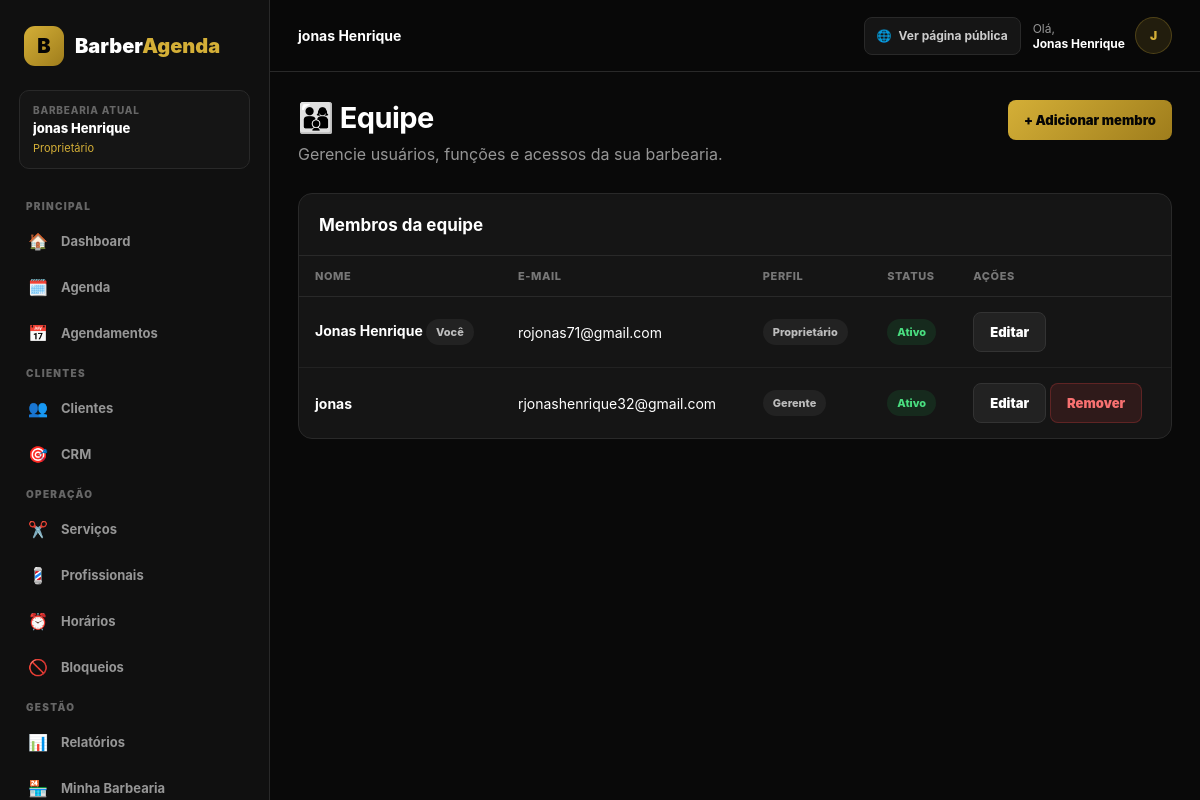
Screenshot of /dashboard/equipe/ (signed in) with the database file from the repository.
### apps/barbershops/models.py (models this page shows, shortened)
class Barbershop(models.Model):
    name = models.CharField(
        max_length=150,
    )
    slug = models.SlugField(
        unique=True,
    )
    phone = models.CharField(
        max_length=20,
        blank=True,
    )
    whatsapp = models.CharField(
        max_length=20,
        blank=True,
    )
    address = models.CharField(
        max_length=255,
        blank=True,
    )
    city = models.CharField(
        max_length=100,
        blank=True,
    )
    state = models.CharField(
        max_length=2,
        blank=True,
    )
    logo = models.ImageField(
        upload_to="barbershops/",
        blank=True,
        null=True,
    )
    active = models.BooleanField(
        default=True,
    )
    created_at = models.DateTimeField(
        auto_now_add=True,
    )
    updated_at = models.DateTimeField(
        auto_now=True,
    )

### apps/accounts/models.py (models this page shows, shortened)
class Membership(models.Model):
    ROLE_DEV = "dev"
    ROLE_OWNER = "owner"
    ROLE_MANAGER = "manager"
    ROLE_RECEPTIONIST = "receptionist"
    ROLE_PROFESSIONAL = "professional"
    ROLE_CHOICES = [
        (ROLE_DEV, "Dev"),
        (ROLE_OWNER, "Proprietário"),
        (ROLE_MANAGER, "Gerente"),
        (ROLE_RECEPTIONIST, "Recepcionista"),
        (ROLE_PROFESSIONAL, "Profissional"),
    ]
    user = models.ForeignKey(
        settings.AUTH_USER_MODEL,
        on_delete=models.CASCADE,
        related_name="memberships",
    )
    barbershop = models.ForeignKey(
        Barbershop,
        on_delete=models.CASCADE,
        related_name="memberships",
    )
    role = models.CharField(
        max_length=30,
        choices=ROLE_CHOICES,
    )
    active = models.BooleanField(
        default=True,
    )
    created_at = models.DateTimeField(
        auto_now_add=True,
    )
    updated_at = models.DateTimeField(
        auto_now=True,
    )
    class Meta:
        constraints = [
            models.UniqueConstraint(
                fields=[
                    "user",
                    "barbershop",
                ],
                name="unique_membership",
            )
        ]
    @property
    def is_dev(self):
        return self.role == self.ROLE_DEV
    @property
    def can_manage_barbershop(self):
        return self.role in {
            "dev",
            "owner",
            "manager",
        }
    @property
    def can_manage_subscription(self):
        return self.role in {
            "dev",
            "owner",
        }

### apps/dashboard/views.py (the view)
@login_required
@barbershop_required
@permission_required(
    "can_manage_barbershop"
)
def team(request):
    memberships = (
        Membership.objects
        .filter(
            barbershop=request.barbershop
        )
        .select_related("user")
        .order_by(
            "user__first_name",
            "user__username",
        )
    )
    return render(
        request,
        "dashboard/team.html",
        {
            "memberships": memberships,
        },
    )

### apps/dashboard/templates/dashboard/team.html (shortened to what this page needs)
{% extends "dashboard/base_dashboard.html" %}
{% block content %}
<div class="page-header">
    <div>
        <h1>👨‍👩‍👦 Equipe</h1>
        <p>
            Gerencie usuários, funções e acessos
            da sua barbearia.
        </p>
    </div>
    <a href="{% url 'dashboard:team_create' %}" class="btn">
        + Adicionar membro
    </a>
</div>
<div class="panel">
    <div class="panel-header">
        <h2>Membros da equipe</h2>
    </div>
    {% if memberships %}
    <div class="table-wrapper">
        <table>
            <thead>
                <tr>
                    <th>Nome</th>
                    <th>E-mail</th>
                    <th>Perfil</th>
                    <th>Status</th>
                    <th>Ações</th>
                </tr>
            </thead>
            <tbody>
            {% for membership in memberships %}
                <tr>
                    <td>
                        <strong>
                            {% if membership.user.first_name %}
                                {{ membership.user.first_name }}
                            {% else %}
                                {{ membership.user.username }}
                            {% endif %}
                        </strong>
                        {% if membership.user == request.user %}
                            <span class="badge">
                                Você
                            </span>
                        {% endif %}
                    </td>
                    <td>
                        {{ membership.user.email|default:"—" }}
                    </td>
                    <td>
                        <span class="badge">
                            {{ membership.get_role_display }}
                        </span>
                    </td>
                    <td>
                        {% if membership.active %}
                            <span class="badge status-completed">
                                Ativo
                            </span>
                        {% else %}
                            <span class="badge status-cancelled">
                                Inativo
                            </span>
                        {% endif %}
                    </td>
                    <td>
                        <a
                            href="{% url 'dashboard:team_update' membership.pk %}"
                            class="btn btn-secondary"
                        >
                            Editar
                        </a>
                        {% if membership.user != request.user %}
                            <a
                                href="{% url 'dashboard:team_delete' membership.pk %}"
                                class="btn btn-danger"
                            >
                                Remover
                            </a>
                        {% endif %}
                    </td>
                </tr>
            {% endfor %}
            </tbody>
        </table>
    </div>
    {% else %}
        <div class="empty">
            Nenhum membro encontrado.
        </div>
    {% endif %}
</div>
{% endblock %}

### apps/dashboard/templates/dashboard/base_dashboard.html (shortened to what this page needs)
<!DOCTYPE html>
<html lang="pt-BR">
<head>
</head>
<body>
<div class="dashboard-layout">
    <aside
        class="sidebar"
        id="sidebar"
    >
        <a
            href="{% url 'dashboard:home' %}"
            class="logo"
        >
            <div class="logo-icon">
                B
            </div>
            <div>
                Barber<span>Agenda</span>
            </div>
        </a>
        {% if request.barbershop %}
            <div class="sidebar-business">
                <div class="sidebar-business-label">
                    Barbearia atual
                </div>
                <div class="sidebar-business-name">
                    {{ request.barbershop.name }}
                </div>
                {% if request.membership %}
                    <div class="sidebar-role">
                        {% if request.user.is_superuser %}
                            💻 Dev
                        {% else %}
                            {{ request.membership.get_role_display }}
                        {% endif %}
                    </div>
                {% endif %}
            </div>
        {% endif %}
        <div class="sidebar-title">
            Principal
        </div>
        <nav class="menu">
            <a
                href="{% url 'dashboard:home' %}"
                class="menu-link
                "
            >
                <span class="menu-icon">🏠</span>
                Dashboard
            </a>
            <a
                href="{% url 'dashboard:agenda' %}"
                class="menu-link
                "
            >
                <span class="menu-icon">🗓️</span>
                Agenda
            </a>
            <a
                href="{% url 'dashboard:bookings' %}"
                class="menu-link
                "
            >
                <span class="menu-icon">📅</span>
                Agendamentos
            </a>
        </nav>
        <div class="sidebar-title">
            Clientes
        </div>
        <nav class="menu">
            <a
                href="{% url 'dashboard:customers' %}"
                class="menu-link
                "
            >
                <span class="menu-icon">👥</span>
                Clientes
            </a>
            <a
                href="{% url 'dashboard:crm' %}"
                class="menu-link
                "
            >
                <span class="menu-icon">🎯</span>
                CRM
            </a>
        </nav>
        <div class="sidebar-title">
            Operação
        </div>
        <nav class="menu">
            <a
                href="{% url 'dashboard:services' %}"
                class="menu-link
                "
            >
                <span class="menu-icon">✂️</span>
                Serviços
            </a>
            <a
                href="{% url 'dashboard:professionals' %}"
                class="menu-link
                "
            >
                <span class="menu-icon">💈</span>
                Profissionais
            </a>
            <a
                href="{% url 'dashboard:schedules' %}"
                class="menu-link
                "
            >
                <span class="menu-icon">⏰</span>
                Horários
            </a>
            <a
                href="{% url 'dashboard:blocks' %}"
                class="menu-link
                "
            >
                <span class="menu-icon">🚫</span>
                Bloqueios
            </a>
        </nav>
        <div class="sidebar-title">
            Gestão
        </div>
        <nav class="menu">
            <a
                href="{% url 'dashboard:reports' %}"
                class="menu-link
                "
            >
                <span class="menu-icon">📊</span>
                Relatórios
            </a>
            {% if request.user.is_superuser or request.membership.can_manage_barbershop %}
                <a
                    href="{% url 'dashboard:barbershop_settings' %}"
                    class="menu-link
                    "
                >
                    <span class="menu-icon">🏪</span>
                    Minha Barbearia
                </a>
            {% endif %}
        </nav>
    </aside>
    <main class="main">
        <header class="topbar">
            <div class="topbar-left">
                <div class="topbar-title">
                    {% if request.barbershop %}
                        {{ request.barbershop.name }}
                    {% else %}
                        Painel da Barbearia
                    {% endif %}
                </div>
            </div>
            <div class="topbar-actions">
                {% if request.barbershop %}
                    <a
                        href="/b/{{ request.barbershop.slug }}/"
                        target="_blank"
                        class="public-page-button"
                    >
                        🌐
                        <span>
                            Ver página pública
                        </span>
                    </a>
                {% endif %}
                <div class="topbar-user">
                    <div class="topbar-user-text">
                        Olá,
                        <strong>
                            {% if request.user.first_name %}
                                {{ request.user.first_name }}
                            {% else %}
                                {{ request.user.username }}
                            {% endif %}
                        </strong>
                    </div>
                    <div class="user-avatar">
                        {% if request.user.first_name %}
                            {{ request.user.first_name|first|upper }}
                        {% else %}
                            {{ request.user.username|first|upper }}
                        {% endif %}
                    </div>
                </div>
            </div>
        </header>
        <div class="content">
            {% block content %}
            {% endblock %}
        </div>
    </main>
</div>
</body>
</html>

### rows the page displays
Barbershop: barbershop.name "jonas Henrique"
Membership: membership.role "Proprietário", user.first_name "Jonas Henrique", shows "Você", user.email "rojonas71@gmail.com", role "Proprietário", active "Ativo"
Membership: user.first_name "jonas", user.email "rjonashenrique32@gmail.com", role "Gerente", active "Ativo", shows "Remover"

### other values shown
{{ request.user.first_name }} "Jonas Henrique"
{{ request.user.first_name|first|upper }} "J"
